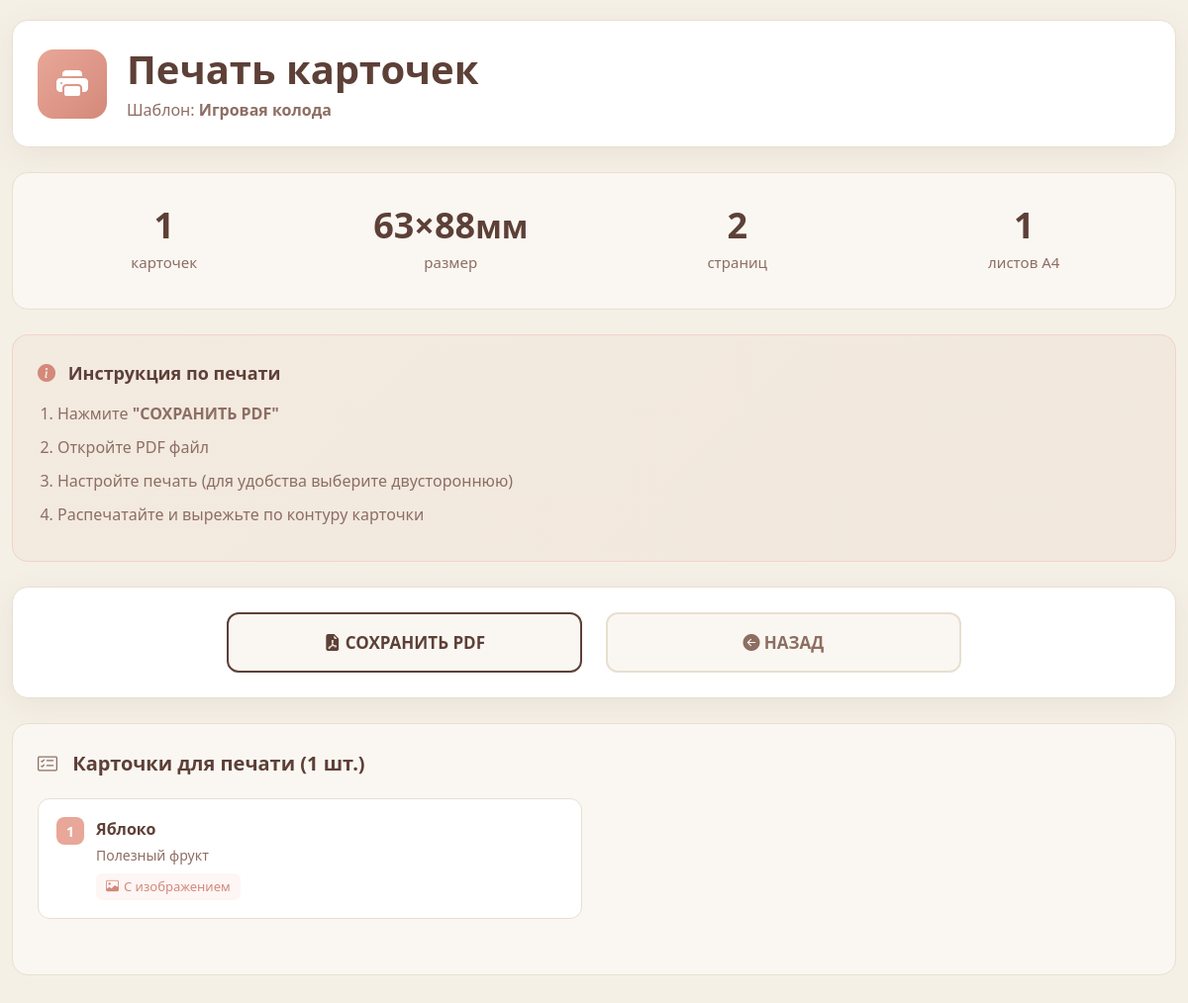
The app's page /cards/print/2 (signed in) with its own data.
### card_data/cards.py (models this page shows)
class Template(SqlAlchemyBase):
    __tablename__ = 'templates'
    id = sqlalchemy.Column(sqlalchemy.Integer,
                           primary_key=True, autoincrement=True)
    name = sqlalchemy.Column(sqlalchemy.String, nullable=True)
    width = sqlalchemy.Column(sqlalchemy.Integer, default=63)
    height = sqlalchemy.Column(sqlalchemy.Integer, default=88)
    background_color = sqlalchemy.Column(sqlalchemy.String, default='#FFFFFF')
    back_title = sqlalchemy.Column(sqlalchemy.String, default='Название игры')
    back_background_color = sqlalchemy.Column(sqlalchemy.String, default='#FFFFFF')
    back_image_filename = sqlalchemy.Column(sqlalchemy.String, nullable=True)
    back_title_x = sqlalchemy.Column(sqlalchemy.Integer, default=10)
    back_title_y = sqlalchemy.Column(sqlalchemy.Integer, default=10)
    back_title_font_size = sqlalchemy.Column(sqlalchemy.Integer, default=16)
    back_image_x = sqlalchemy.Column(sqlalchemy.Integer, default=10)
    back_image_y = sqlalchemy.Column(sqlalchemy.Integer, default=40)
    back_image_width = sqlalchemy.Column(sqlalchemy.Integer, default=80)
    back_image_height = sqlalchemy.Column(sqlalchemy.Integer, default=80)
    is_private = sqlalchemy.Column(sqlalchemy.Boolean, default=True)
    category = sqlalchemy.Column(sqlalchemy.String, default='other')
    tags = sqlalchemy.Column(sqlalchemy.String, nullable=True)
    description = sqlalchemy.Column(sqlalchemy.String, nullable=True)
    likes_count = sqlalchemy.Column(sqlalchemy.Integer, default=0)
    views_count = sqlalchemy.Column(sqlalchemy.Integer, default=0)
    created_date = sqlalchemy.Column(sqlalchemy.DateTime,
                                     default=datetime.datetime.now)
    user_id = sqlalchemy.Column(sqlalchemy.Integer,
                                sqlalchemy.ForeignKey("users.id"))
    user = orm.relationship('User', back_populates='templates')
    cards = orm.relationship("Card", back_populates='template')

class Card(SqlAlchemyBase):
    __tablename__ = 'cards'
    id = sqlalchemy.Column(sqlalchemy.Integer,
                           primary_key=True, autoincrement=True)
    title = sqlalchemy.Column(sqlalchemy.String, nullable=True)
    description = sqlalchemy.Column(sqlalchemy.String, nullable=True)
    image_filename = sqlalchemy.Column(sqlalchemy.String, nullable=True)
    title_x = sqlalchemy.Column(sqlalchemy.Integer, default=10)
    title_y = sqlalchemy.Column(sqlalchemy.Integer, default=10)
    title_font_size = sqlalchemy.Column(sqlalchemy.Integer, default=16)
    description_x = sqlalchemy.Column(sqlalchemy.Integer, default=10)
    description_y = sqlalchemy.Column(sqlalchemy.Integer, default=40)
    description_font_size = sqlalchemy.Column(sqlalchemy.Integer, default=12)
    image_x = sqlalchemy.Column(sqlalchemy.Integer, default=10)
    image_y = sqlalchemy.Column(sqlalchemy.Integer, default=100)
    image_width = sqlalchemy.Column(sqlalchemy.Integer, default=80)
    image_height = sqlalchemy.Column(sqlalchemy.Integer, default=80)
    created_date = sqlalchemy.Column(sqlalchemy.DateTime,
                                     default=datetime.datetime.now)
    template_id = sqlalchemy.Column(sqlalchemy.Integer,
                                    sqlalchemy.ForeignKey("templates.id"))
    template = orm.relationship('Template', back_populates='cards')
    user_id = sqlalchemy.Column(sqlalchemy.Integer,
                                sqlalchemy.ForeignKey("users.id"))
    user = orm.relationship('User', back_populates='cards')

### logics/cards_logic.py (the view)
@cards_bp.route('/print/<int:template_id>')
@login_required
def print_cards(template_id):
    db_sess = create_session()
    try:
        template = db_sess.query(Template).filter(
            Template.id == template_id
        ).first()
        if not template:
            flash('Шаблон не найден', 'error')
            return redirect(url_for('cards.my_cards'))
        if template.is_private and template.user_id != current_user.id:
            flash('Нет доступа к этому шаблону', 'error')
            return redirect(url_for('cards.my_cards'))
        cards = db_sess.query(Card).filter(
            Card.template_id == template_id,
            Card.user_id == current_user.id
        ).all()
        cards_data = []
        for card in cards:
            cards_data.append({
                'id': card.id,
                'title': card.title[:30] + '...' if card.title and len(card.title) > 30 else (
                        card.title or 'Без названия'),
                'description': card.description[:100] + '...' if card.description and len(card.description) > 100 else (
                        card.description or 'Без описания'),
                'image_filename': card.image_filename
            })
        template_data = {
            'id': template.id,
            'name': template.name or 'Без названия',
            'width': template.width if template.width is not None else 85,
            'height': template.height if template.height is not None else 55,
            'background_color': template.background_color or '#FFFFFF',
            'back_title': template.back_title or 'Карточка',
            'back_background_color': template.back_background_color or '#2C3E50',
            'back_image_filename': template.back_image_filename
        }
        return render_template('static_print.html',
                               title='Печать карточек',
                               template=template_data,
                               cards=cards_data)
    except Exception as e:
        print(f"ERROR в print_cards: {str(e)}")
        flash(f'Ошибка при загрузке карточек: {str(e)}', 'error')
        return redirect(url_for('cards.my_cards'))
    finally:
        db_sess.close()

### card_data/db_session.py (called while the page is built)
def create_session() -> Session:
    global __factory
    return __factory()

### main.py (called while the page is built)
@login_manager.user_loader
def load_user(user_id):
    db_sess = db_session.create_session()
    from card_data.users import User
    try:
        user = db_sess.query(User).get(user_id)
        return user
    finally:
        db_sess.close()

### templates/static_print.html (shortened to what this page needs)
<!DOCTYPE html>
<html lang="ru">
<head>
    <link href="https://cdn.jsdelivr.net/npm/bootstrap@5.1.3/dist/css/bootstrap.min.css" rel="stylesheet">
    <link rel="stylesheet" href="https://cdn.jsdelivr.net/npm/bootstrap-icons@1.8.1/font/bootstrap-icons.css">
</head>
<body>
    {% if template %}
    <div class="container container-main">
        <div class="print-header no-print">
            <div class="d-flex align-items-center">
                <div class="header-icon">
                    <i class="bi bi-printer-fill"></i>
                </div>
                <div>
                    <h1 style="color: var(--primary-dark); font-weight: 700; margin: 0;">Печать карточек</h1>
                    <p style="color: var(--text-light); margin: 5px 0 0 0; font-size: 16px;">
                        Шаблон: <strong>{{ template.name }}</strong>
                    </p>
                </div>
            </div>
        </div>
        <div class="stats-container no-print">
            <div class="row">
                <div class="col-md-3">
                    <div class="stat-item">
                        <div class="stat-number">{{ cards|length }}</div>
                        <div class="stat-label">карточек</div>
                    </div>
                </div>
                <div class="col-md-3">
                    <div class="stat-item">
                        <div class="stat-number">{{ template.width }}×{{ template.height }}<small>мм</small></div>
                        <div class="stat-label">размер</div>
                    </div>
                </div>
                <div class="col-md-3">
                    {% set total_pages = (cards|length / 4)|round(0, 'ceil')|int %}
                    <div class="stat-item">
                        <div class="stat-number">{{ total_pages * 2 }}</div>
                        <div class="stat-label">страниц</div>
                    </div>
                </div>
                <div class="col-md-3">
                    <div class="stat-item">
                        <div class="stat-number">{{ total_pages }}</div>
                        <div class="stat-label">листов A4</div>
                    </div>
                </div>
            </div>
        </div>
        <div class="instruction-box no-print">
            <div class="instruction-title">
                <i class="bi bi-info-circle-fill" style="color: var(--accent-dark); margin-right: 8px;"></i>
                Инструкция по печати
            </div>
            <ol class="instruction-list">
                <li>Нажмите <strong>"СОХРАНИТЬ PDF"</strong></li>
                <li>Откройте PDF файл</li>
                <li>Настройте печать (для удобства выберите двустороннюю)</li>
                <li>Распечатайте и вырежьте по контуру карточки</li>
            </ol>
        </div>
        <div class="buttons-container no-print">
            <div class="row g-4 justify-content-center">
                <div class="col-md-4">
                    <a href="{{ url_for('cards.export_pdf', template_id=template.id) }}" class="btn-pdf-main">
                        <i class="bi bi-file-earmark-pdf-fill"></i> СОХРАНИТЬ PDF
                    </a>
                </div>
                <div class="col-md-4">
                    <a href="{{ url_for('templates.my_templates') }}" class="btn-back-main">
                        <i class="bi bi-arrow-left-circle-fill"></i> НАЗАД
                    </a>
                </div>
            </div>
        </div>
        <div class="cards-list-container no-print">
            <div class="cards-list-title">
                <i class="bi bi-card-checklist" style="color: var(--primary-light); margin-right: 10px;"></i>
                Карточки для печати ({{ cards|length }} шт.)
            </div>
            {% if cards %}
            <div class="row">
                {% for card in cards %}
                <div class="col-lg-6 mb-3">
                    <div class="card-item">
                        <div class="d-flex align-items-start">
                            <span class="card-number">{{ loop.index }}</span>
                            <div style="flex: 1;">
                                <div class="card-title">{{ card.title }}</div>
                                <div class="card-desc">{{ card.description }}</div>
                                {% if card.image_filename %}
                                <div>
                                    <span class="card-image-badge">
                                        <i class="bi bi-image" style="margin-right: 5px;"></i>
                                        С изображением
                                    </span>
                                </div>
                                {% endif %}
                            </div>
                        </div>
                    </div>
                </div>
                {% endfor %}
            </div>
            {% else %}
            <div class="text-center py-4">
                <i class="bi bi-inbox" style="font-size: 48px; color: var(--border);"></i>
                <p class="mt-3" style="color: var(--text-light);">Нет карточек для печати</p>
            </div>
            {% endif %}
        </div>
    </div>
    {% endif %}
</body>
</html>

### templates/static_print.html (style rules this page uses)
:root { --primary-dark: #5D4037; --primary-light: #8D6E63; --accent: #E8A798; --accent-dark: #D4897A; --background: #F5F0E6; --card-bg: #FAF7F2; --text-dark: #5D4037; --text-light: #8D6E63; --border: #E8DFD0; }
body { background-color: var(--background); font-family: 'Segoe UI', Tahoma, Geneva, Verdana, sans-serif; color: var(--text-dark); padding: 20px 0; }
.container-main { max-width: 1200px; margin: 0 auto; }
.print-header { background: white; border-radius: 16px; padding: 25px; margin-bottom: 25px; box-shadow: 0 8px 32px rgba(93, 64, 55, 0.08); border: 1px solid var(--border); }
.header-icon { width: 70px; height: 70px; background: linear-gradient(135deg, var(--accent), var(--accent-dark)); border-radius: 16px; display: flex; align-items: center; justify-content: center; margin-right: 20px; color: white; font-size: 32px; }
.stats-container { background: var(--card-bg); border-radius: 16px; padding: 20px; margin-bottom: 25px; border: 1px solid var(--border); }
.stat-item { text-align: center; padding: 15px; }
.stat-number { font-size: 36px; font-weight: 700; color: var(--primary-dark); line-height: 1; margin-bottom: 8px; }
.stat-label { font-size: 15px; color: var(--text-light); font-weight: 500; }
.instruction-box { background: linear-gradient(135deg, rgba(232, 167, 152, 0.08), rgba(212, 137, 122, 0.08)); border-radius: 16px; padding: 25px; margin-bottom: 25px; border: 1px solid rgba(232, 167, 152, 0.3); }
.instruction-title { color: var(--primary-dark); font-weight: 600; margin-bottom: 15px; font-size: 18px; }
.instruction-list { color: var(--text-light); margin: 0; padding-left: 20px; }
.instruction-list li { margin-bottom: 10px; line-height: 1.5; }
.buttons-container { background: white; border-radius: 16px; padding: 25px; margin-bottom: 25px; box-shadow: 0 8px 32px rgba(93, 64, 55, 0.08); border: 1px solid var(--border); }
.btn-pdf-main { background: var(--card-bg); color: var(--primary-dark); border: 2px solid var(--primary-dark); padding: 16px 32px; font-size: 17px; font-weight: 600; border-radius: 12px; width: 100%; text-decoration: none; display: block; text-align: center; }
.btn-back-main { background: var(--card-bg); color: var(--text-light); border: 2px solid var(--border); padding: 16px 32px; font-size: 17px; font-weight: 600; border-radius: 12px; width: 100%; text-decoration: none; display: block; text-align: center; }
.cards-list-container { background: var(--card-bg); border-radius: 16px; padding: 25px; margin-bottom: 25px; border: 1px solid var(--border); }
.cards-list-title { color: var(--primary-dark); font-weight: 600; margin-bottom: 20px; font-size: 20px; }
.card-item { background: white; border-radius: 12px; padding: 18px; margin-bottom: 15px; border: 1px solid var(--border); }
.card-number { display: inline-flex; align-items: center; justify-content: center; width: 28px; height: 28px; background: var(--accent); color: white; border-radius: 8px; font-weight: 600; font-size: 14px; margin-right: 12px; }
.card-title { font-weight: 600; color: var(--primary-dark); margin-bottom: 5px; }
.card-desc { color: var(--text-light); font-size: 14px; line-height: 1.4; margin-bottom: 8px; }
.card-image-badge { display: inline-flex; align-items: center; background: rgba(232, 167, 152, 0.1); color: var(--accent-dark); padding: 4px 10px; border-radius: 6px; font-size: 13px; font-weight: 500; }

### records on screen
Template: name "Игровая колода"
Card: title "Яблоко", description "Полезный фрукт", shows "С изображением"

### other values on screen
{{ cards|length }} "1"
{{ template.width }} "63"
{{ template.height }} "88"
{{ total_pages * 2 }} "2"
{{ total_pages }} "1"
